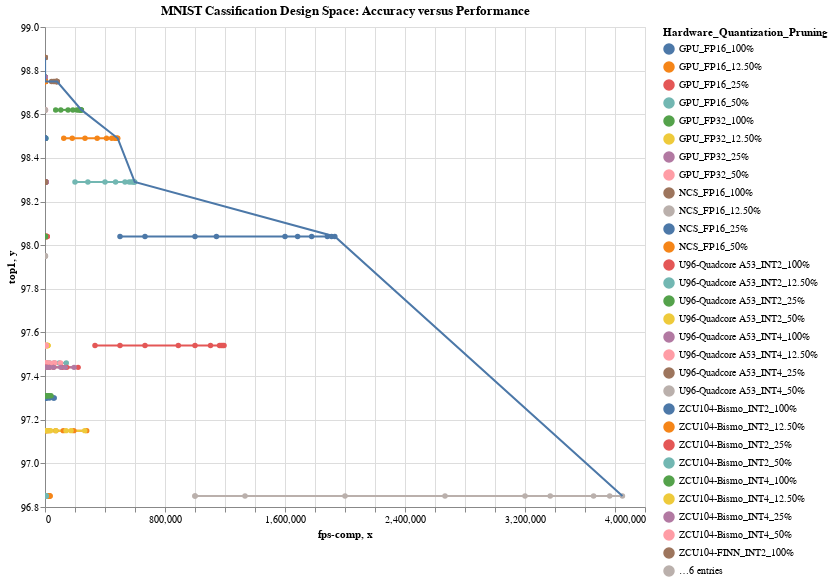

Here is the notebook cell this chart was saved with:
### Markdown cell above
The following pareto graph presents the accuracy versus performance in fps for all the Hardware Platforms across different Pruning and Quantization configurations. This provides insights into accuracy-based comparisons.

### Code cell
#hide_input
#%run scripts/altair_plots.py  #run the plot script if it wasn't previously run
pareto_graph(df= mnist_df, 
             groupcol= 'hw_quant_prun',
             xcol = 'fps-comp', 
             ycol= 'top1',
             W= W, 
             H= H, 
             title= "MNIST Cassification Design Space: Accuracy versus Performance")

### Figure 1 — Vega-Lite specification as saved in the notebook (floating-point values rounded to 4 significant figures; data arrays with more than 128 entries replaced by an {"elided": "..."} marker saying what was removed)
{"config": {"view": {"continuousWidth": 400, "continuousHeight": 300}}, "layer": [{"data": {"name": "data-d9becd13226c6dc64eccd1be64831dfc"}, "mark": {"type": "line", "point": true}, "encoding": {"color": {"type": "nominal", "field": "hw_quant_prun", "legend": {"columns": 1, "title": "Hardware_Quantization_Pruning"}}, "tooltip": [{"type": "nominal", "field": "hw_quant_prun"}, {"type": "quantitative", "field": "top1"}, {"type": "quantitative", "field": "fps-comp"}], "x": {"type": "quantitative", "field": "fps-comp"}, "y": {"type": "quantitative", "field": "top1", "scale": {"zero": false}}}, "selection": {"selector011": {"type": "interval", "bind": "scales", "encodings": ["x", "y"]}}}, {"data": {"name": "data-6f944fd54ad7c85a5065d3a28152e575"}, "mark": "line", "encoding": {"x": {"type": "quantitative", "field": "x"}, "y": {"type": "quantitative", "field": "y", "scale": {"zero": false}}}}], "height": 480, "title": "MNIST Cassification Design Space: Accuracy versus Performance", "width": 600, "$schema": "https://vega.github.io/schema/vega-lite/v4.0.2.json", "datasets": {"data-d9becd13226c6dc64eccd1be64831dfc": {"elided": "278 records"}, "data-6f944fd54ad7c85a5065d3a28152e575": [{"x": 621.3, "y": 98.86, "group": "NCS_FP16_100%"}, {"x": 838.4, "y": 98.77, "group": "ZCU104-Bismo_INT4_100%"}, {"x": 1371.0, "y": 98.75, "group": "NCS_FP16_50%"}, {"x": 1607.0, "y": 98.75, "group": "ZCU104-Bismo_INT2_100%"}, {"x": 80390.0, "y": 98.75, "group": "ZCU104-FINN_INT2_100%"}, {"x": 242900.0, "y": 98.62, "group": "ZCU104-FINN_INT4_50%"}, {"x": 484800.0, "y": 98.49, "group": "ZCU104-FINN_INT2_50%"}, {"x": 598100.0, "y": 98.29, "group": "ZCU104-FINN_INT4_25%"}, {"x": 1932000.0, "y": 98.04, "group": "ZCU104-FINN_INT2_25%"}, {"x": 3850000.0, "y": 96.85, "group": "ZCU104-FINN_INT2_12.50%"}]}}
